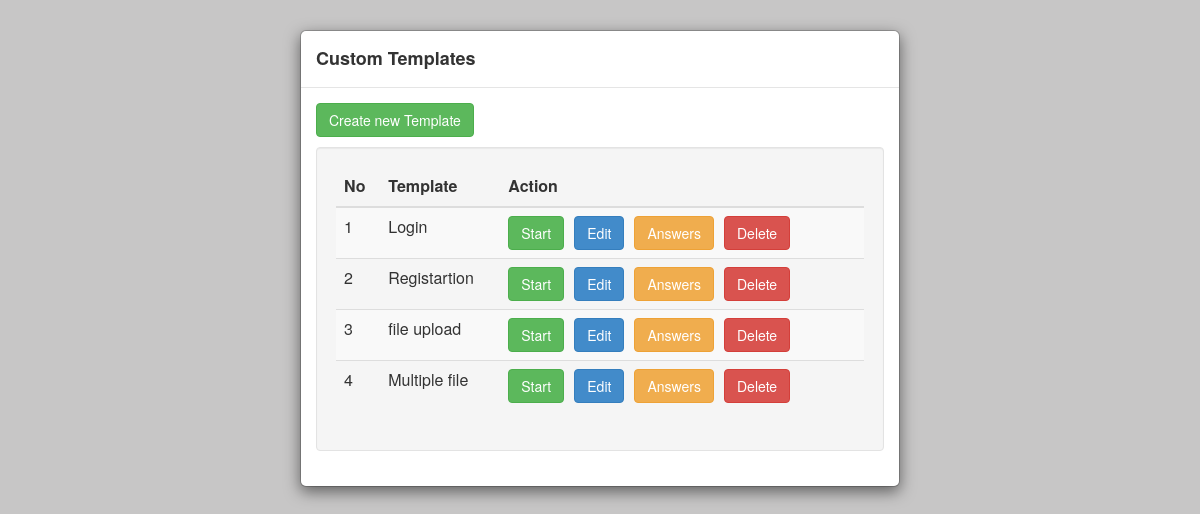
The page / on the database its author committed.
### tables this page shows
CREATE TABLE `quest_name` (
  `ID` int(100) NOT NULL,
  `q_name` varchar(100) NOT NULL
);

### index.php (the view, shortened to what this page needs)
<?php
$con = mysqli_connect('localhost','root','','template');
$qry = mysqli_query($con,"select * from quest_name");
?>
<html>
<head>
    <link href="css/bootstrap.min.css" rel="stylesheet">
    <link href="css/style.css" rel="stylesheet">
</head>
<body >
    <div id="login-overlay" class="modal-dialog">
      <div class="modal-content">
          <div class="modal-header">
              <h4 class="modal-title" id="myModalLabel"><b>Custom Templates</b></h4>
          </div>
          <div class="modal-body">
        	 <button type="button" class="btn btn-success create"><a href="form-creation.php"> Create new Template</a></button>
              <div class="row" id="section">
                  <div id="field0">
                  <div class="col-xs-12">
                   	<div class="well">
                  		<div class="form-group">
                           <table class="table table-striped">
                                <thead>
                                  <tr>
                                    <th>No</th>
                                    <th>Template</th>
                                    <th>Action</th>
                                  </tr>
                                </thead>
                                <tbody>
                                <?php
								$i=1;
								while($row=mysqli_fetch_array($qry))
								{
									echo "<tr>";
									echo "<td>".$i."</td><td>".$row['q_name']."</td><td><button type='button' class='btn btn-success'><a href='preview.php?qn=".$row['ID']."'>Start</a></button><button type='button' class='btn btn-primary'><a href='edit.php?qn=".$row['ID']."'>Edit</a></button><button type='button' class='btn btn-warning'><a href='answer_list.php?qn=".$row['ID']."'>Answers</a></button></button><button type='button' class='btn btn-danger'><a href='delete.php?qn=".$row['ID']."'>Delete</a></button></td>";
									echo "</tr>";
									$i++;
								}
								?>
                                </tbody>
                           </table>
                         </div>
                     </div>
                    </div>
              </div>
             </div>
          </div>
      </div>
  </div>
 </body></html>

### css/style.css (style rules this page uses)
body { background-color:#c7c6c6 !important; }
a { color: #fff !important; text-decoration: none !important; }
.create { margin-bottom: 10px; }
.btn { margin-right: 10px; }

### rows shown on the page
quest_name: q_name "Login"
quest_name: q_name "Registartion"
quest_name: q_name "file upload"
quest_name: q_name "Multiple file"
